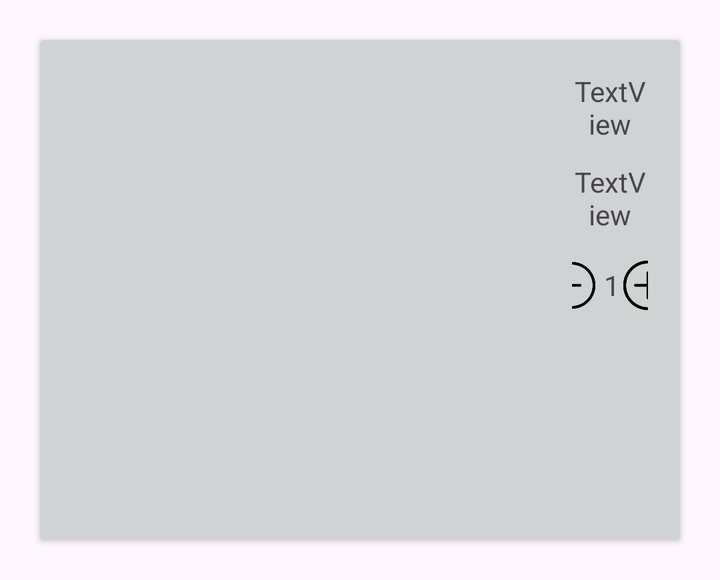
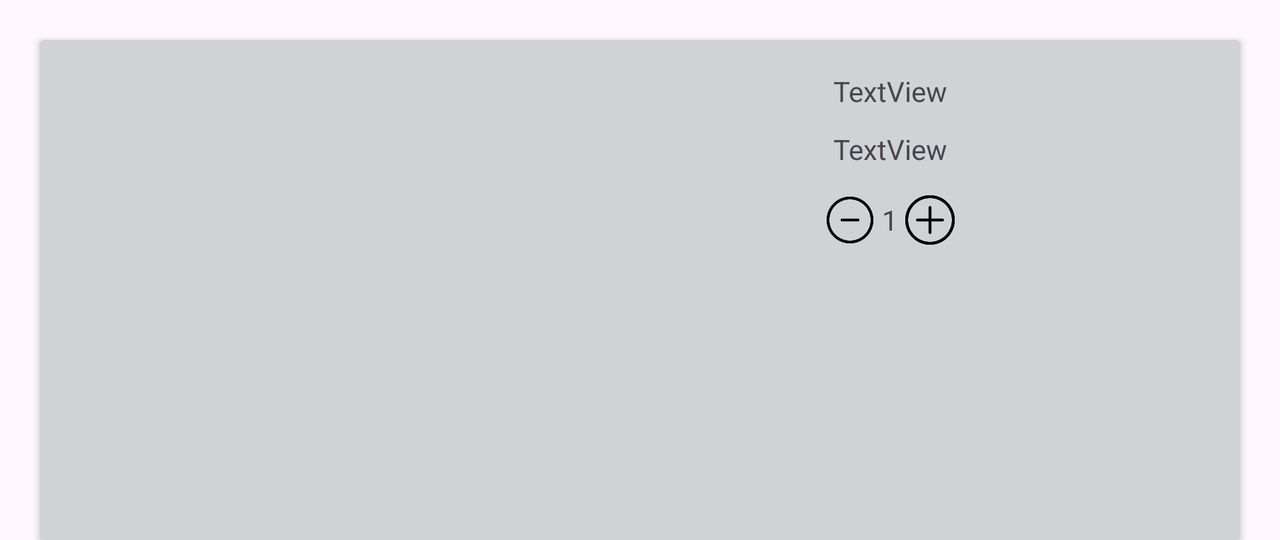

Compare how this app lays out the same screen by default and in its alternative resource folder. The renders come first, then the two layout files and the values they reference.
<!-- AndroidManifest.xml: application theme Theme.Zaid_Alam_Individual_Project2 -->
<!-- res/layout/carttems_list_layout.xml -->
<?xml version="1.0" encoding="utf-8"?>
<androidx.constraintlayout.widget.ConstraintLayout xmlns:android="http://schemas.android.com/apk/res/android"
    xmlns:app="http://schemas.android.com/apk/res-auto"
    xmlns:tools="http://schemas.android.com/tools"
    android:layout_width="match_parent"
    android:layout_height="wrap_content">

    <androidx.cardview.widget.CardView
        android:layout_width="match_parent"
        android:layout_height="wrap_content"
        android:layout_margin="20dp"
        android:backgroundTint="#d0d3d4"
        app:layout_constraintTop_toTopOf="parent"
        app:layout_constraintBottom_toBottomOf="parent"
        app:layout_constraintStart_toStartOf="parent"
        app:layout_constraintEnd_toEndOf="parent">

        <LinearLayout
            android:layout_width="match_parent"
            android:layout_height="wrap_content"
            android:orientation="horizontal">

            <ImageView
                android:id="@+id/cart_ItemImage"
                android:layout_width="250dp"
                android:layout_height="250dp"
                tools:srcCompat="@tools:sample/avatars" />

            <LinearLayout
                android:layout_width="0dp"
                android:layout_height="wrap_content"
                android:layout_weight="1"
                android:orientation="vertical"
                android:padding="16dp">

                <TextView
                    android:id="@+id/cart_ItemName"
                    android:layout_width="match_parent"
                    android:layout_height="wrap_content"
                    android:layout_marginBottom="10dp"
                    android:text="TextView"
                    android:textAlignment="center" />

                <TextView
                    android:id="@+id/cart_ItemPrice"
                    android:layout_width="match_parent"
                    android:layout_height="wrap_content"
                    android:layout_marginBottom="10dp"
                    android:text="TextView"
                    android:textAlignment="center" />

                <LinearLayout
                    android:id="@+id/quantityLayoutCart"
                    android:layout_width="match_parent"
                    android:layout_height="wrap_content"
                    android:layout_marginBottom="10dp"
                    android:gravity="center"
                    android:orientation="horizontal">

                    <ImageView
                        android:id="@+id/decreaseQuantityCart"
                        android:layout_width="32dp"
                        android:layout_height="32dp"
                        android:layout_gravity="center"
                        android:backgroundTint="#005a6e"
                        android:clickable="true"
                        android:contentDescription="Remove Icon"
                        android:src="@drawable/remove" />

                    <TextView
                        android:id="@+id/quantityValueCart"
                        android:layout_width="wrap_content"
                        android:layout_height="wrap_content"
                        android:text="1" />

                    <ImageView
                        android:id="@+id/increaseQuantityCart"
                        android:layout_width="32dp"
                        android:layout_height="32dp"
                        android:layout_gravity="center"
                        android:backgroundTint="#005a6e"
                        android:clickable="true"
                        android:contentDescription="Add Icon"
                        android:src="@drawable/add" />
                </LinearLayout>

                <Button
                    android:id="@+id/removeItem"
                    android:layout_width="40dp"
                    android:layout_height="40dp"
                    android:layout_marginLeft="20dp"
                    android:layout_marginTop="20dp"
                    android:background="@drawable/remove_click"
                    android:backgroundTint="#005a6e"
                    android:clickable="true"
                    android:contentDescription="Remove Item"
                    android:focusable="true"
                    android:textColor="#005a6e" />
            </LinearLayout>
        </LinearLayout>
    </androidx.cardview.widget.CardView>
</androidx.constraintlayout.widget.ConstraintLayout>
<!-- resources referenced by this layout -->
<resources>
  <!-- drawable add: png bitmap (drawable, 14599 bytes) -->
  <!-- drawable remove: png bitmap (drawable, 18283 bytes) -->
  <style name="Theme.Zaid_Alam_Individual_Project2" parent="Base.Theme.Zaid_Alam_Individual_Project2" />
  <style name="Base.Theme.Zaid_Alam_Individual_Project2" parent="Theme.Material3.DayNight.NoActionBar">
          
          
      </style>
</resources>
<!-- res/layout-land/carttems_list_layout.xml (the repository's variant of the layout above) -->
<!-- drawn on the phone turned sideways -->
<?xml version="1.0" encoding="utf-8"?>
<androidx.constraintlayout.widget.ConstraintLayout
    xmlns:android="http://schemas.android.com/apk/res/android"
    xmlns:app="http://schemas.android.com/apk/res-auto"
    xmlns:tools="http://schemas.android.com/tools"
    android:layout_width="match_parent"
    android:layout_height="wrap_content">

    <androidx.cardview.widget.CardView
        android:layout_width="match_parent"
        android:layout_height="wrap_content"
        android:layout_margin="20dp"
        android:backgroundTint="#d0d3d4 "
        app:layout_constraintEnd_toEndOf="parent"
        app:layout_constraintStart_toStartOf="parent"
        app:layout_constraintTop_toTopOf="parent">

        <LinearLayout
            android:layout_width="match_parent"
            android:layout_height="wrap_content"
            android:orientation="horizontal">

            <ImageView
                android:id="@+id/cart_ItemImage"
                android:layout_width="250dp"
                android:layout_height="250dp"
                tools:srcCompat="@tools:sample/avatars" />

            <LinearLayout
                android:layout_width="0dp"
                android:layout_height="wrap_content"
                android:layout_weight="1"
                android:orientation="vertical"
                android:padding="16dp">

                <TextView
                    android:id="@+id/cart_ItemName"
                    android:layout_width="match_parent"
                    android:layout_height="wrap_content"
                    android:layout_marginBottom="10dp"
                    android:text="TextView"
                    android:textAlignment="center" />

                <TextView
                    android:id="@+id/cart_ItemPrice"
                    android:layout_width="match_parent"
                    android:layout_height="wrap_content"
                    android:layout_marginBottom="10dp"
                    android:text="TextView"
                    android:textAlignment="center" />

                <LinearLayout
                    android:id="@+id/quantityLayoutCart"
                    android:layout_width="match_parent"
                    android:layout_height="wrap_content"
                    android:layout_marginBottom="10dp"
                    android:gravity="center"
                    android:orientation="horizontal">

                    <ImageView
                        android:id="@+id/decreaseQuantityCart"
                        android:layout_width="32dp"
                        android:layout_height="32dp"
                        android:layout_gravity="center"
                        android:backgroundTint="#005a6e"
                        android:clickable="true"
                        android:contentDescription="Remove Icon"
                        android:src="@drawable/remove" />


                    <TextView
                        android:id="@+id/quantityValueCart"
                        android:layout_width="wrap_content"
                        android:layout_height="wrap_content"
                        android:text="1" />

                    <ImageView
                        android:id="@+id/increaseQuantityCart"
                        android:layout_width="32dp"
                        android:layout_height="32dp"
                        android:layout_gravity="center"
                        android:backgroundTint="#005a6e"
                        android:clickable="true"
                        android:contentDescription="Add Icon"
                        android:src="@drawable/add" />


                </LinearLayout>

                <Button
                    android:id="@+id/removeItem"
                    android:layout_width="40dp"
                    android:layout_height="40dp"
                    android:layout_marginLeft="200dp"
                    android:layout_marginTop="20dp"
                    android:background="@drawable/remove_click"
                    android:backgroundTint="#005a6e "
                    android:clickable="true"
                    android:contentDescription="Remove Item"
                    android:focusable="true"
                    android:textColor="#005a6e "
                    android:textColorHighlight="#005a6e "
                    android:textColorHint="#005a6e "
                    android:textColorLink="#005a6e " />

            </LinearLayout>

        </LinearLayout>

    </androidx.cardview.widget.CardView>

</androidx.constraintlayout.widget.ConstraintLayout>
